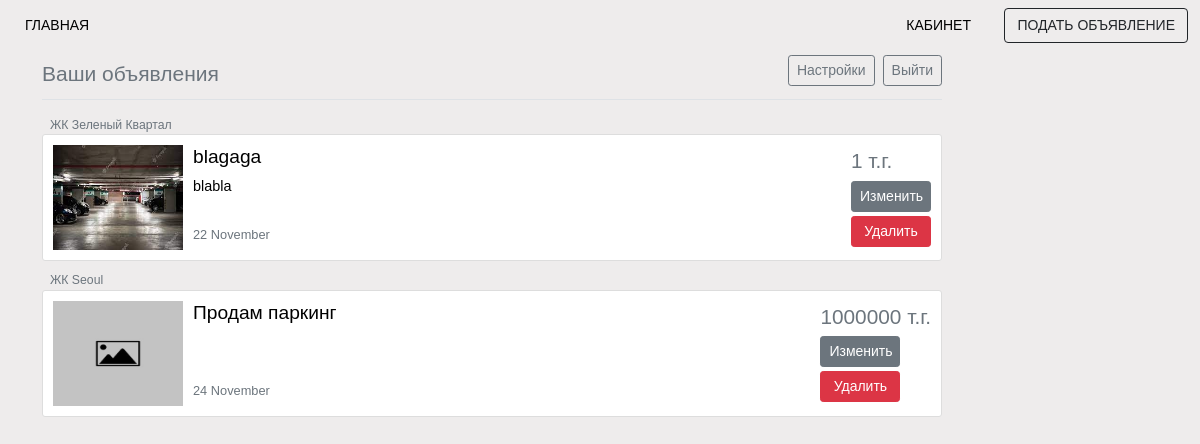
Before: /profile (signed in) with the older database file.
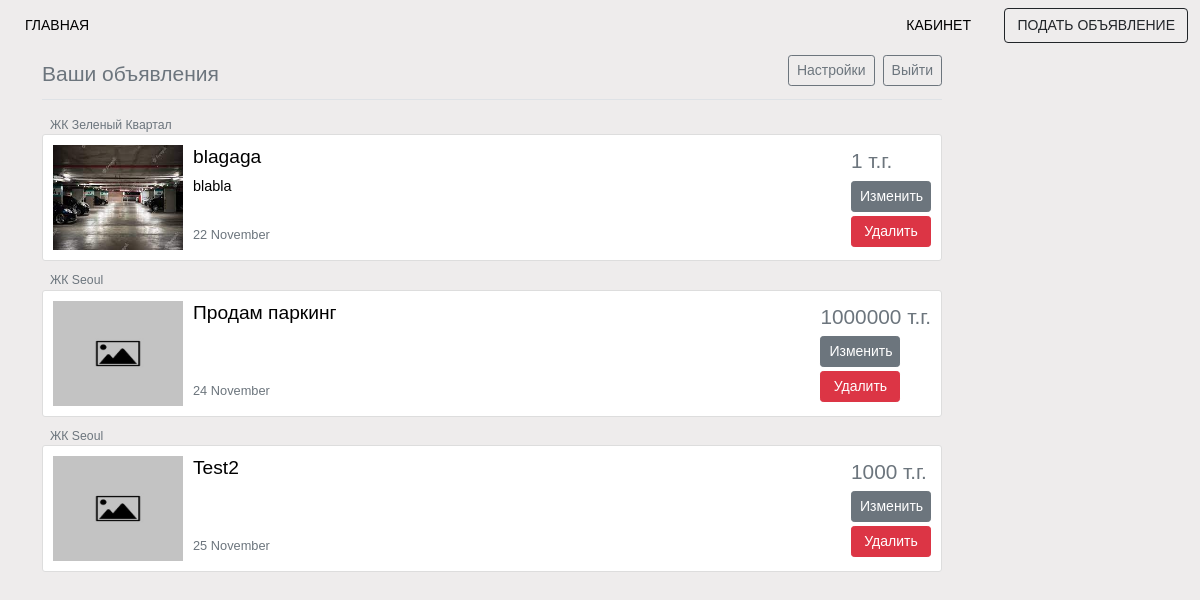
After: the same page with the newer database file.
### audan/models.py (models this page shows, shortened)
class Post(models.Model):
    title = models.CharField(max_length=30, verbose_name= ('Краткое описание'))
    body = models.TextField(null=True, blank=True, max_length=100, verbose_name= ('Полное описание'))
    date_created = models.DateTimeField(default=timezone.now)
    date_modified = models.DateTimeField(auto_now=True)
    price = models.IntegerField(null=True, blank=True, verbose_name= ('Цена'))
    phone_number = PhoneNumberField(verbose_name= ('Номер телефона'))
    image = models.ImageField(default='default.jpg', upload_to='post_pics', verbose_name= ('Фото'))
    author = models.ForeignKey(User, on_delete=models.CASCADE, related_name="posts")
    zhk = models.ForeignKey(Building, on_delete=models.PROTECT, related_name="posts", verbose_name= ('Жилой Комплекс'))

class Building(models.Model):
    name = models.CharField(max_length=70)
    city = models.ForeignKey(City, on_delete=models.PROTECT, related_name="buildings")

### users/views.py (the view)
# urls.py: path('profile', users_view.profile, name='profile'),
@login_required
def profile(request):
    context = {
        'posts': request.user.posts.all(),
    }
    return render(request, 'users/profile.html', context)

### users/templates/users/profile.html (shortened to what this page needs)
{% extends "audan/layout.html" %}
{% load crispy_forms_tags %}
{% block body %}
<form>
    <div class="container" >
        <div style="max-width: 900px" class="d-flex justify-content-between mt-1 mb-3 border-bottom">
            <legend>
                <small class="text-muted">Ваши объявления<small>
            </legend>
            <div class="d-flex justify-content-end">
                <a class="btn btn-outline-secondary btn-sm me-2" href="{% url 'profile-update' %}">Настройки</a>
                <a class="btn btn-outline-secondary btn-sm" href="{% url 'logout' %}">Выйти</a>
            </div>
        </div>
        <div class="posts">
        {% for post in posts %}
        <span class="ms-2 text-muted">ЖК {{post.zhk.name}}<span>
            <article class="content-section">
                <div class="d-flex justify-content-between">
                    <div class="d-flex">
                        <a class="post" href="{% url 'profile-post-detail' post.id %}">
                            <img class="post-img" src="{{ post.image.url }}">
                        </a>
                        <a class="post" href="{% url 'profile-post-detail' post.id %}">
                            <div class="d-flex flex-column">
                                <div class="post-content">
                                    <h1 class="post-title">{{ post.title }}</h2>
                                    <span class="post-body">{{ post.body }}</span>
                                </div>
                                <div class="justify-content-end">
                                    <span class="post-author text-muted me-2">{{post.date_created|date:"d F"}}</span>
                                </div>
                            </div>
                        </a>
                    </div>
                    <div class="justify-content-end">
                        {% if post.price %}
                            <span class="price-right">{{ post.price }} т.г.</span>
                        {% endif %}
                        <div style="float:bottom">
                            {% if post.author == user %}
                            <div>
                                <a class="btn btn-secondary btn-sm mt-1 post-settings" href="{% url 'post-update' post.id %}">Изменить</a>
                            </div>
                                <a class="btn btn-danger btn-sm mt-1 post-settings" href="{% url 'post-delete' post.id %}">Удалить </a>
                            {% endif %}
                        </div>
                    </div>
                </div>
            </article>
        {% endfor %}
        </div>
        </div>
</form>
{% endblock %}

### audan/templates/audan/layout.html (shortened to what this page needs)
{% load static %}
<!DOCTYPE html>
<html lang="ru">
    <head>
        <link href="https://cdn.jsdelivr.net/npm/bootstrap@5.0.1/dist/css/bootstrap.min.css" rel="stylesheet"
>
        <link rel="stylesheet" href="https://unpkg.com/@trevoreyre/autocomplete-js/dist/style.css" />
        <link rel="stylesheet" type="text/css" href="{% static 'audan/main.css' %}">
    </head>
    <body>
        <nav class="navbar navbar-light top_nav">
            <form class="container-fluid justify-content-between">
                <div>
                    <a class="btn me-3 hover-underline-animation display-5" href="{% url 'index' %}">ГЛАВНАЯ</a>
                </div>
                <div>
                    {% if user.is_authenticated %}
                        <a class="btn me-3 hover-underline-animation" type="button" href="{% url 'profile'%}"> Кабинет</a>
                        <a class="btn btn-outline-dark" href="{% url 'post-create'%}">Подать Объявление</a>
                    {% else %}
                        <a class="btn me-3 hover-underline-animation" href="{% url 'profile' %}">Кабинет</a>
                        <a class="btn btn-outline-dark"  href="{% url 'post-create' %}">Подать Объявление</a>
                    {% endif %}
                </div>
            </form>
        </nav>
        {% block body %}
        {% endblock %}
    </body>
</html>

### audan/static/audan/main.css (style rules this page uses)
body { margin: 0 0 55px 0; background-color:rgb(238, 236, 236); font-family: sans-serif; }
legend small { font-weight: 200; }
.post, .post:hover { color: black; text-decoration: none; }
.post-title, .post-title-nohover { font-size: 1.2rem; font-weight: 300; }
.post-body { font-size: 0.9rem; font-weight: 200; }
.posts .price-right { font-size: 1.3rem; font-weight: 500; }
.posts .post-author { font-size: 0.8rem; font-weight:200; }
.posts .post-content { height: 80px; }
.post-settings { width: 80px; }
.content-section { background: #ffffff; padding: 10px 10px; border: 1px solid #dddddd; border-radius: 3px; margin-bottom: 10px; max-width: 900px; }
.post-img { height: 105px; width: 130px; margin-right: 10px; }
.top_nav .btn { text-decoration: none; text-transform: uppercase; font-size: 14px; }
.hover-underline-animation { display: inline-block; position: relative; color: black; }
.hover-underline-animation:after { content: ''; position: absolute; width: 100%; transform: scaleX(0); height: 2px; bottom: 0; left: 0; background-color: black; transform-origin: bottom right; transition: transform 0.25s ease-out; }

Changed rows visible on the page:
added Post: zhk.name "Seoul", image (placeholder picture), title "Test2", date_created "25 November", price "1000", shows "Изменить"
